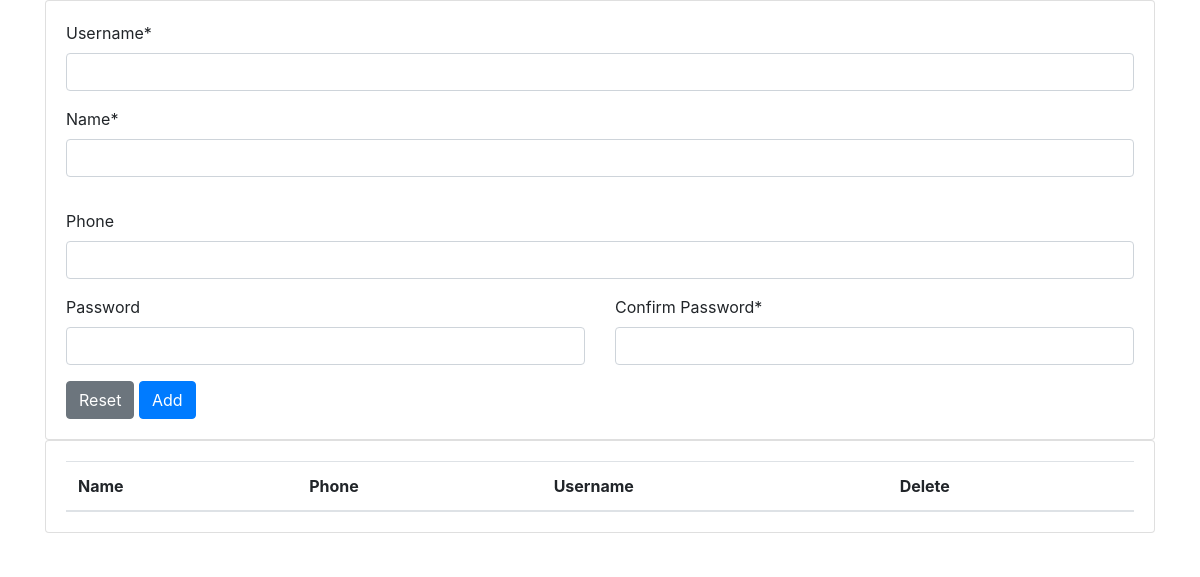
Page /user/register on the earlier database version.
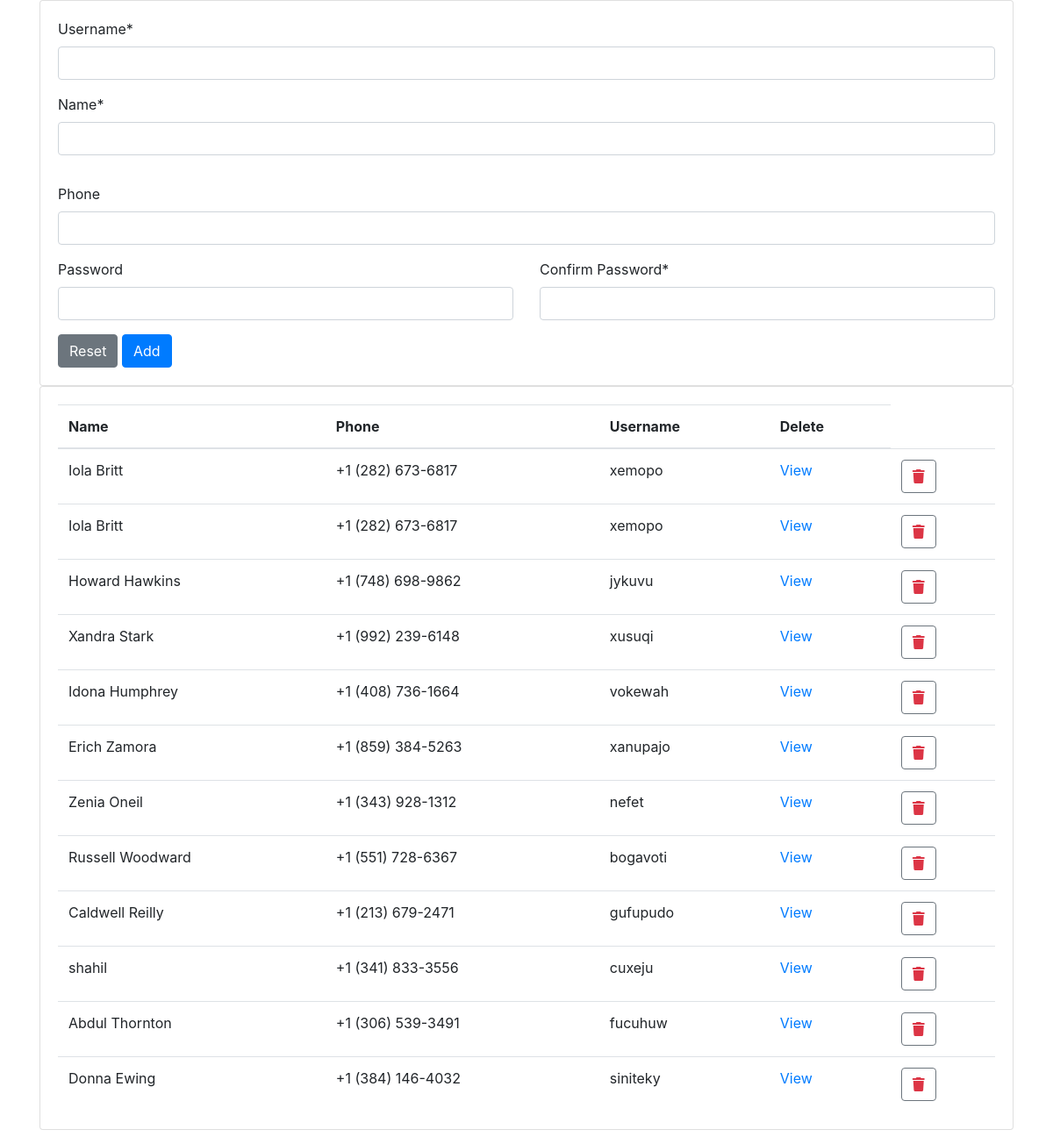
Same page on the later database version.
### mosh/models.py (models this page shows)
class Employee(models.Model):
    name = models.CharField(max_length=100, null=True)
    phone = models.CharField(max_length=100, null=True)
    username = models.CharField(max_length=100, null=True)
    password = models.CharField(max_length=100, null=True)

### mosh/views.py (the view)
# urls.py: path("register", views.register, name="register"),
def register(request):
    user=Employee.objects.all()
    context={
        "user":user
    }
    return render(request,'register.html',context)

### templates/register.html (shortened to what this page needs)
<!doctype html>
<html lang="en">
<head>
    <link rel="stylesheet" href="https://cdn.jsdelivr.net/npm/bootstrap@4.6.2/dist/css/bootstrap.min.css"
>
        <link rel="stylesheet" href="https://cdnjs.cloudflare.com/ajax/libs/font-awesome/6.2.0/css/all.min.css" />
</head>
<body>
    <div class="container">
        <div class="row">
            <div class="col-lg-12">
                <div class="card">
                    <div class="card-body">
                        <form id="userForm" method="post">
                            <div class="row g-3 mb-3">
                                <div class="col-sm-12">
                                    <label class="form-label">Username*</label>
                                    <input type="text" name="username" class="form-control">
                                </div>
                                <div class="col-sm-12">
                                    <label class="form-label">Name*</label>
                                    <input type="text" name="name" class="form-control">
                                </div>
                            </div>
                            <div class="row g-3 mb-3">
                                <div class="col-sm-12">
                                    <label class="form-label">Phone</label>
                                    <input type="tel" name="phone" class="form-control">
                                </div>
                            </div>
                            <div class="row g-3 mb-3">
                                <div class="col-sm-6">
                                    <label class="form-label">Password</label>
                                    <input type="text" name="password" id="password" class="form-control">
                                </div>
                                <div class="col-sm-6">
                                    <label class="form-label">Confirm Password*</label>
                                    <input type="text" name="confirm" class="form-control">
                                </div>
                            </div>
                            <button type="button" class="btn btn-secondary" id="btnReset">Reset</button>
                            <button type="submit" class="btn btn-primary">Add</button>
                        </form>
                    </div>
                </div>
            </div>
        </div>
        <div class="row clearfix g-3">
            <div class="col-sm-12">
                <div class="card mb-3">
                    <div class="card-body">
                        <table id="userTable" class="table table-hover align-middle mb-0" style="width:100%">
                            <thead>
                                <tr>
                                    <th>Name</th>
                                    <th>Phone</th>
                                    <th>Username</th>
                                    <th>Delete</th>
                                </tr>
                            </thead>
                            <tbody>
                                {% for i in user %}
                                <tr>
                                    <td>{{i.name}}</td>
                                    <td>{{i.phone}}</td>
                                    <td>{{i.username}}</td>
                                    <td><a href="/user/product/{{i.id}}">View</a></td>
                                    <td><button id="btnDelete" type="button" class="btn btn-outline-secondary" value="{{i.id}}" onclick="deleteUser(this,'{{i.id}}')"><i class="fa fa-trash text-danger"></i></button></td>
                                </tr>
                                {% endfor %}
                            </tbody>
                        </table>
                    </div>
                </div>
            </div>
        </div>
    </div>
</body>
</html>

Differences in the rows shown:
added Employee: name "Iola Britt", phone "+1 (282) 673-6817", username "xemopo", {{ i.id }} 2 (drawn)
added Employee: name "Iola Britt", phone "+1 (282) 673-6817", username "xemopo", {{ i.id }} 3 (drawn)
added Employee: name "Howard Hawkins", phone "+1 (748) 698-9862", username "jykuvu", {{ i.id }} 4 (drawn)
added Employee: name "Xandra Stark", phone "+1 (992) 239-6148", username "xusuqi", {{ i.id }} 5 (drawn)
added Employee: name "Idona Humphrey", phone "+1 (408) 736-1664", username "vokewah", {{ i.id }} 6 (drawn)
added Employee: name "Erich Zamora", phone "+1 (859) 384-5263", username "xanupajo", {{ i.id }} 7 (drawn)
added Employee: name "Zenia Oneil", phone "+1 (343) 928-1312", username "nefet", {{ i.id }} 8 (drawn)
added Employee: name "Russell Woodward", phone "+1 (551) 728-6367", username "bogavoti", {{ i.id }} 9 (drawn)
added Employee: name "Caldwell Reilly", phone "+1 (213) 679-2471", username "gufupudo", {{ i.id }} 10 (drawn)
added Employee: name "shahil", phone "+1 (341) 833-3556", username "cuxeju", {{ i.id }} 11 (drawn)
added Employee: name "Abdul Thornton", phone "+1 (306) 539-3491", username "fucuhuw", {{ i.id }} 12 (drawn)
added Employee: name "Donna Ewing", phone "+1 (384) 146-4032", username "siniteky", {{ i.id }} 14 (drawn)
